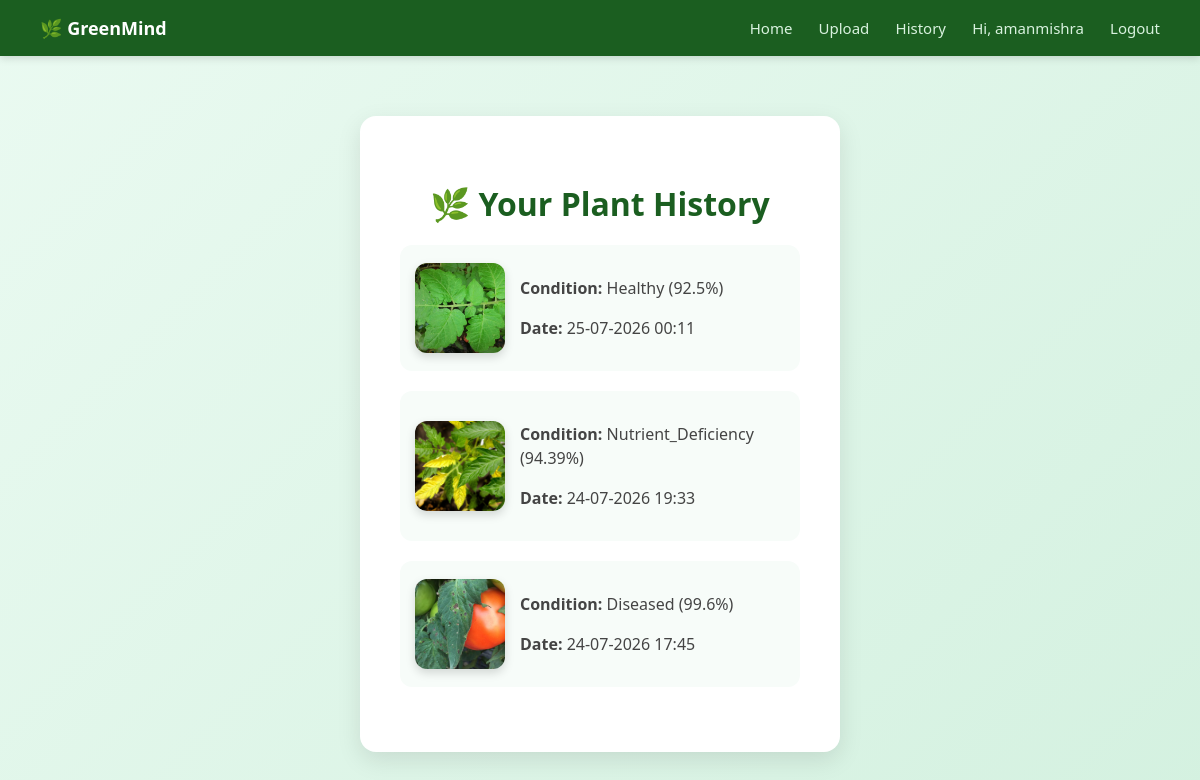
Screenshot of /history (signed in) with the database file from the repository.
### tables this page shows
CREATE TABLE plant_history (
    id INTEGER PRIMARY KEY AUTOINCREMENT,
    username TEXT NOT NULL,
    filename TEXT NOT NULL,
    condition_detected TEXT NOT NULL,
    confidence REAL NOT NULL,
    upload_date TEXT NOT NULL
);

### app.py (the view)
@app.route("/history")
def history():
    if "username" not in session:
        return redirect("/login")
    conn = sqlite3.connect("database.db")
    cursor = conn.cursor()
    cursor.execute(
        "SELECT filename, condition_detected, confidence, upload_date FROM plant_history WHERE username = ? ORDER BY id DESC",
        (session["username"],)
    )
    records = cursor.fetchall()
    conn.close()
    return render_template("history.html", records=records)

### templates/history.html (shortened to what this page needs)
{% extends "base.html" %}
{% block content %}
<div class="container">
    <h1>🌿 Your Plant History</h1>
    {% if records %}
        {% for record in records %}
        <div class="history-item">
    <img src="{{ url_for('static', filename='uploads/' + record[0]) }}">
    <div>
        <p><strong>Condition:</strong> {{ record[1] }} ({{ record[2] }}%)</p>
        <p><strong>Date:</strong> {{ record[3] }}</p>
    </div>
</div>
        {% endfor %}
    {% else %}
        <p>Abhi tak koi upload nahi hui hai. <a href="/upload">Photo upload karo</a></p>
    {% endif %}
</div>
{% endblock %}

### templates/base.html (shortened to what this page needs)
<!DOCTYPE html>
<html>
<head>
    <link rel="stylesheet" href="{{ url_for('static', filename='style.css') }}">
</head>
<body>
    <nav class="navbar">
        <a href="/">🌿 GreenMind</a>
        <div class="nav-links">
            <a href="/">Home</a>
            {% if session.username %}
                <a href="/upload">Upload</a>
                <a href="/history">History</a>
                <span class="nav-user">Hi, {{ session.username }}</span>
                <a href="/logout">Logout</a>
            {% else %}
                <a href="/login">Login</a>
                <a href="/register">Register</a>
            {% endif %}
        </div>
    </nav>
    <div class="page-content">
        {% block content %}{% endblock %}
    </div>
</body>
</html>

### static/style.css (style rules this page uses)
* { box-sizing: border-box; }
body { font-family: 'Segoe UI', Arial, sans-serif; background: linear-gradient(135deg, #eafaf1, #d4f1e0); margin: 0; min-height: 100vh; }
.navbar { display: flex; justify-content: space-between; align-items: center; background-color: #1b5e20; padding: 16px 40px; box-shadow: 0 2px 8px rgba(0,0,0,0.15); }
.navbar a { color: white; text-decoration: none; font-weight: bold; font-size: 18px; }
.nav-links a, .nav-user { margin-left: 22px; color: #d9f2df; font-size: 15px; font-weight: normal; }
.page-content { padding-top: 60px; padding-bottom: 60px; }
.container { background: white; max-width: 480px; margin: auto; padding: 45px 40px; border-radius: 16px; box-shadow: 0 8px 24px rgba(0,0,0,0.1); text-align: center; }
h1 { color: #1b5e20; margin-bottom: 5px; }
p { color: #444; line-height: 1.5; }
img { border-radius: 12px; box-shadow: 0 4px 10px rgba(0,0,0,0.15); }
.history-item { text-align: left; max-width: 420px; margin: 20px auto; background: #f7fcf9; padding: 15px; border-radius: 12px; display: flex; gap: 15px; align-items: center; }
.history-item img { width: 90px; height: 90px; object-fit: cover; flex-shrink: 0; }
a { color: #2e7d32; }

### rows the page displays
plant_history: filename (picture), condition_detected "Healthy", confidence "92.5", upload_date "25-07-2026 00:11"
plant_history: filename (picture), condition_detected "Nutrient_Deficiency", confidence "94.39", upload_date "24-07-2026 19:33"
plant_history: filename (picture), condition_detected "Diseased", confidence "99.6", upload_date "24-07-2026 17:45"

### other values shown
{{ session.username }} "amanmishra"
